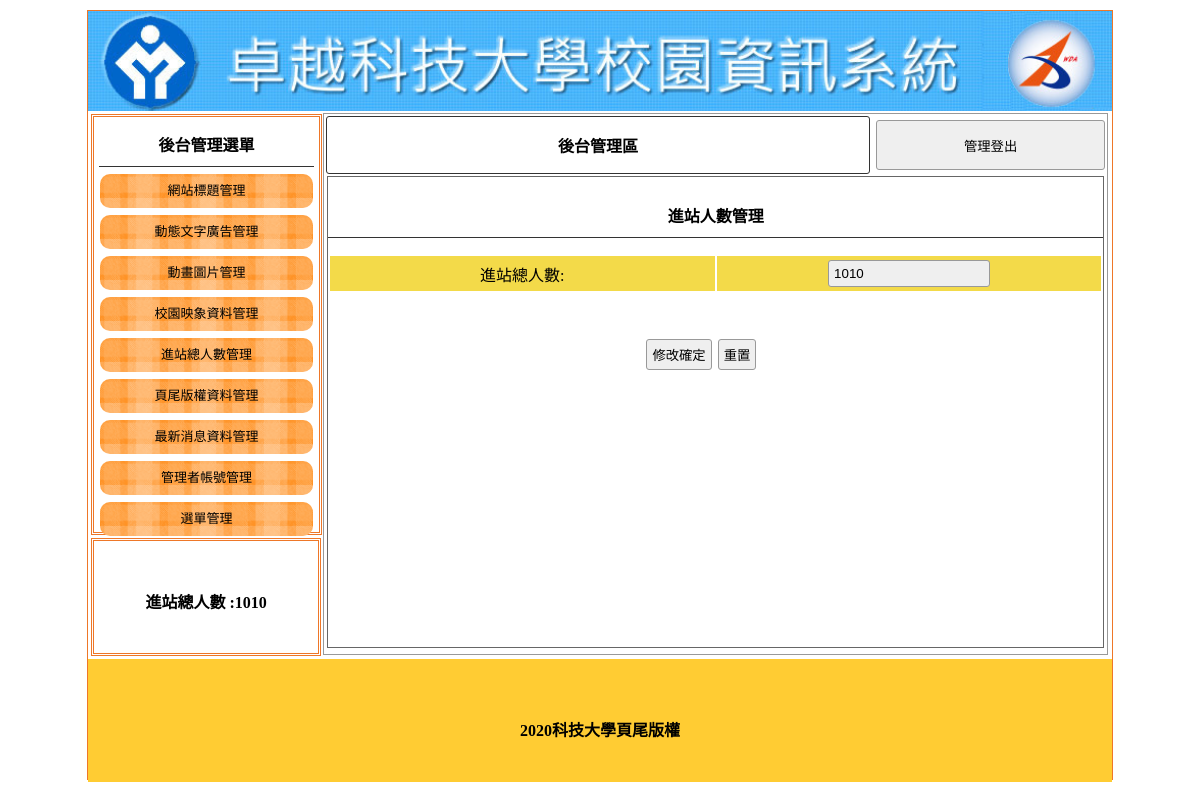
Screenshot of /backend.php?do=total (signed in) with the database file from the repository.
### tables this page shows
CREATE TABLE `title` (
  `id` int(11) UNSIGNED NOT NULL,
  `text` text DEFAULT NULL,
  `img` text DEFAULT NULL,
  `sh` int(1) NOT NULL
);

CREATE TABLE `total` (
  `id` int(11) UNSIGNED NOT NULL,
  `total` int(11) UNSIGNED NOT NULL
);

CREATE TABLE `bottom` (
  `id` int(11) UNSIGNED NOT NULL,
  `bottom` text NOT NULL
);

### base.php (called while the page is built, shortened)
<?php
$tstr=[
    'title'=>"網站標題管理",
    'ad'=>"動態文字廣告管理",
    'mvim'=>"動畫圖片管理",
    'image'=>"校園映像圖片管理",
    'total'=>"進站人數管理",
    'bottom'=>"頁尾版權文字管理",
    'news'=>"最新管理",
    'admin'=>"管理者管理",
    'menu'=>"選單管理",
];
class DB{
    protected $table;
    protected $dsn="mysql:host=localhost;dbname=dbname1;charset=utf8";
    protected $pdo;
    function __construct($table){
        $this->table=$table;
        $this->pdo=new PDO($this->dsn,'root','');
    }
    function find($id){
        $sql="select * from $this->table ";
        if(is_array($id)){
            foreach($id as $key => $value){
                $tmp[]=sprintf("`%s`='%s'",$key,$value);
            }
            $sql .= " where ".implode(" && ",$tmp);
        }else{
            $sql .= " where `id`='$id'";
        }
        return $this->pdo->query($sql)->fetch(PDO::FETCH_ASSOC);
    }
}
$Title=new DB("title");
$Total=new DB("total");
$Bottom=new DB("bottom");
?>

### backend.php (the view, shortened to what this page needs)
<?php include_once "base.php";
?>
<!DOCTYPE html
    PUBLIC "-//W3C//DTD XHTML 1.0 Transitional//EN" "http://www.w3.org/TR/xhtml1/DTD/xhtml1-transitional.dtd">
<html xmlns="http://www.w3.org/1999/xhtml">
<head>
    <link href="./css/css.css" rel="stylesheet" type="text/css">
</head>
<body>
    <div id="main">
        <a title="<?=$Title->find(['sh'=>1])['text'];?>" href="index.php">
            <div class="ti" style="background:url('img/<?=$Title->find(['sh'=>1])['img'];?>'); background-size:cover;"></div>
        </a>
        <div id="ms">
            <div id="lf" style="float:left;">
                <div id="menuput" class="dbor">
                    <span class="t botli">後台管理選單</span>
                    <a style="color:#000; font-size:13px;text-align:center; text-decoration:none;"
                        href="?do=title">
                        <div class="mainmu">
                            網站標題管理 </div>
                    </a>
                    <a style="color:#000; font-size:13px;text-align:center; text-decoration:none;" href="?do=ad">
                        <div class="mainmu">
                            動態文字廣告管理 </div>
                    </a>
                    <a style="color:#000; font-size:13px;text-align:center; text-decoration:none;" href="?do=mvim">
                        <div class="mainmu">
                            動畫圖片管理 </div>
                    </a>
                    <a style="color:#000; font-size:13px;text-align:center; text-decoration:none;" href="?do=image">
                        <div class="mainmu">
                            校園映象資料管理 </div>
                    </a>
                    <a style="color:#000; font-size:13px;text-align:center; text-decoration:none;" href="?do=total">
                        <div class="mainmu">
                            進站總人數管理 </div>
                    </a>
                    <a style="color:#000; font-size:13px;text-align:center; text-decoration:none;" href="?do=bottom">
                        <div class="mainmu">
                            頁尾版權資料管理 </div>
                    </a>
                    <a style="color:#000; font-size:13px;text-align:center; text-decoration:none;" href="?do=news">
                        <div class="mainmu">
                            最新消息資料管理 </div>
                    </a>
                    <a style="color:#000; font-size:13px;text-align:center; text-decoration:none;" href="?do=admin">
                        <div class="mainmu">
                            管理者帳號管理 </div>
                    </a>
                    <a style="color:#000; font-size:13px;text-align:center; text-decoration:none;" href="?do=menu">
                        <div class="mainmu">
                            選單管理 </div>
                    </a>
                </div>
                <div class="dbor" style="margin:3px; width:95%; height:20%; line-height:100px;">
                    <span class="t">進站總人數 :<?=$Total->find(1)['total'];?> </span>
                </div>
            </div>
            <div class="di"
                style="height:540px; border:#999 1px solid; width:76.5%; margin:2px 0px 0px 0px; float:left; position:relative; left:20px;">
                <table width="100%">
                    <tbody>
                        <tr>
                            <td style="width:70%;font-weight:800; border:#333 1px solid; border-radius:3px;"
                                class="cent"><a href="?do=admin" style="color:#000; text-decoration:none;">後台管理區</a>
                            </td>
                            <td><button onclick="lo('api/logout.php')"
                                    style="width:99%; margin-right:2px; height:50px;">管理登出</button></td>
                        </tr>
                    </tbody>
                </table>
                <?php
                $do=(isset($_GET['do']))?$_GET['do']:'title';
                $file="./backend/".$do.".php";
                if(file_exists($file)){
                    include $file;
                }else{
                    include "./backend/title.php";
                }
                ?>
            </div>
        </div>
        <div
            style="width:1024px; left:0px; position:relative; background:#FC3; margin-top:4px; height:123px; display:block;">
            <span class="t" style="line-height:123px;"><?=$Bottom->find(1)['bottom'];?></span>
        </div>
    </div>
</body>
</html>

### backend/total.php (shortened to what this page needs)
<div style="width:99%; height:87%; margin:auto; overflow:auto; border:#666 1px solid;">
    <p class="t cent botli"><?=$tstr[$do];?></p>
    <form method="post" action="./api/edit.php">
        <table width="100%">
            <tbody>
                <tr class="yel">
                    <td width="25%">進站總人數:</td>
                    <td width="25%"><input type="text" name="total" value="<?=$Total->find(1)['total'];?>"></td>
                </tr>
            </tbody>
        </table>
        <table style="margin-top:40px; width:70%;">
            <tbody>
                <tr>
                    <td width="200px"></td>
                    <td class="cent"><input type="submit" value="修改確定"><input type="reset" value="重置">
                    </td>
                </tr>
            </tbody>
        </table>
    </form>
</div>

### css/css.css (style rules this page uses)
body { padding:0px; margin:0px; }
#main { width:1024px; height:768px; margin:10px auto 10px auto; border:#EE7728 1px solid; position:relative; }
.ti { width:100%; height:100px; position:relative; background-size:cover; background-repeat:no-repeat; }
.dbor { border:#EE7728 double 3px; margin:1px; padding:2px 10px 2px 10px; }
.t { font-weight:800; display:block; text-align:center; padding:10px 1px 10px 1px; }
.botli { border-bottom:#333 1px solid; }
.mainmu { position:relative; border-radius:10px; background:url(../icon/menu.fw.png) center no-repeat; background-size:cover; line-height:30px; padding:2px 10px 2px 10px; margin:7px 1px 7px 1px; height: 30px; }
#lf { height:540px; width:21%; display:inline-block; }
#menuput { width:100%; height:75%; position:relative; padding:5px; display:block; margin: 3px; }
.di { display:inline-block; }
.cent { text-align:center; }
input,button { border:#999 1px solid; border-radius:3px; background:#EFEFEF; padding:5px; margin:3px; }
input[type=text],input[type=password] { width:150px; }
.yel td { background:#F3DA49; text-align:center; }

### rows the page displays
title: img (picture)
total: total "1010"
bottom: bottom "2020科技大學頁尾版權"

### other values shown
$tstr[$do] "進站人數管理"
